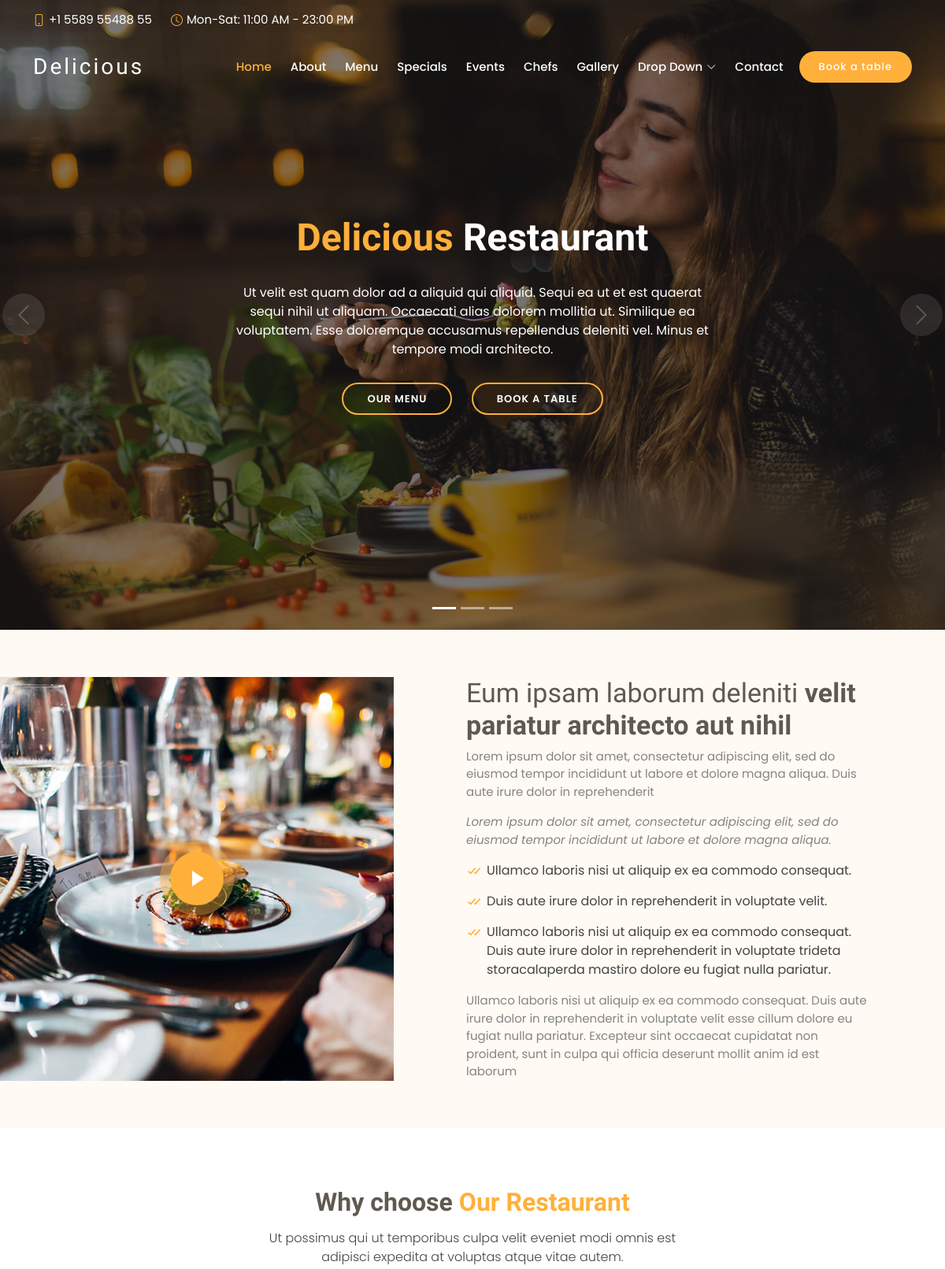
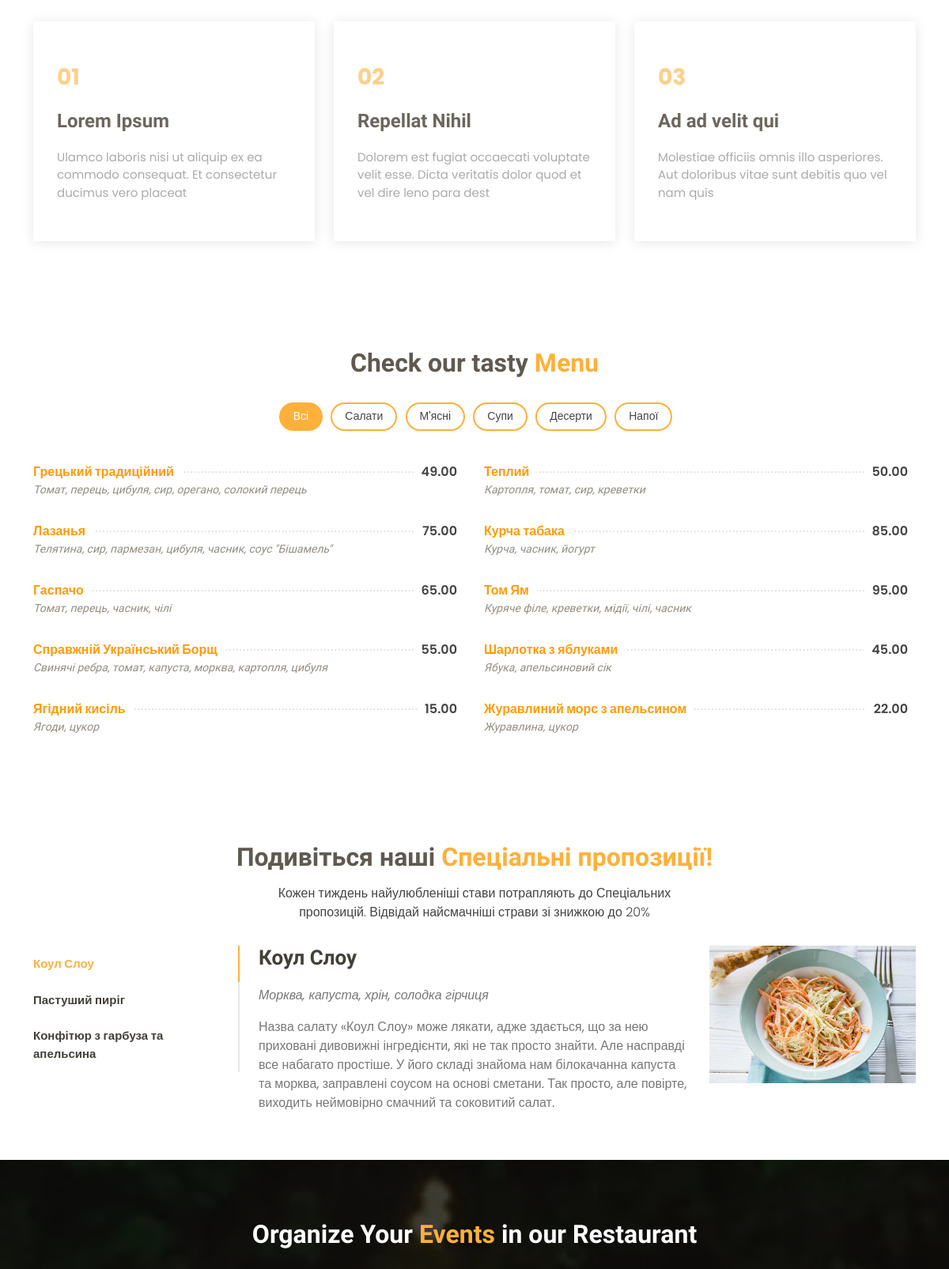
The page / (upper part) on the database its author committed (2 pictures, top to bottom).
### main/models.py (models this page shows, shortened)
class DishType(models.Model):
    dish_type_name = models.CharField(max_length=50, unique=True)
    dish_type_order = models.PositiveIntegerField(unique=True)
    dish_type_access = models.BooleanField(default=True)
    class Meta:
        verbose_name = "Категорії"
        ordering = ("dish_type_order", )

class Menu(models.Model):
    def get_file_name(self, filename):
        tmp = filename.strip().split('.')[-1]
        filename = f"{uuid.uuid4()}.{tmp}"
        return os.path.join('images/dishes/', filename)
    dish_name = models.CharField(max_length=50, unique=True)
    dish_type = models.ForeignKey(DishType, on_delete=models.CASCADE)
    dish_cost = models.DecimalField(max_digits=8, decimal_places=2)
    dish_ingredients = models.CharField(max_length=300)
    dish_access = models.BooleanField(default=True)
    dish_order = models.SmallIntegerField()
    dish_is_special = models.BooleanField(default=False)
    dish_image = models.ImageField(upload_to=get_file_name)
    dish_about = models.TextField(blank=True)
    class Meta:
        verbose_name = "Страви"
        ordering = ("dish_type", )

### main/views.py (the view)
# urls.py: path("", start),
def start(request):
    categories = DishType.objects.filter(dish_type_access=True)
    dishes = Menu.objects.filter(dish_is_special=False, dish_access=True)
    dishes_specials = Menu.objects.filter(dish_is_special=True, dish_access=True)
    return render(request, "main.html", context={
        "category": categories,
        "dishes": dishes,
        "special_dishes": dishes_specials,
    })

### main/templates/main.html (shortened to what this page needs)
{% extends "index.html" %}
{% block main_content %}
    {% include "carousel.html" %}
    <main id="main">
    <section id="about" class="about">
      <div class="container-fluid">
        <div class="row">
          <div class="col-lg-5 align-items-stretch video-box" style='background-image: url("assets/img/about.jpg");'>
            <a href="https://www.youtube.com/watch?v=jDDaplaOz7Q" class="venobox play-btn mb-4" data-vbtype="video" data-autoplay="true"></a>
          </div>
          <div class="col-lg-7 d-flex flex-column justify-content-center align-items-stretch">
            <div class="content">
              <h3>Eum ipsam laborum deleniti <strong>velit pariatur architecto aut nihil</strong></h3>
              <p>
                Lorem ipsum dolor sit amet, consectetur adipiscing elit, sed do eiusmod tempor incididunt ut labore et dolore magna aliqua. Duis aute irure dolor in reprehenderit
              </p>
              <p class="fst-italic">
                Lorem ipsum dolor sit amet, consectetur adipiscing elit, sed do eiusmod tempor incididunt ut labore et dolore
                magna aliqua.
              </p>
              <ul>
                <li><i class="bx bx-check-double"></i> Ullamco laboris nisi ut aliquip ex ea commodo consequat.</li>
                <li><i class="bx bx-check-double"></i> Duis aute irure dolor in reprehenderit in voluptate velit.</li>
                <li><i class="bx bx-check-double"></i> Ullamco laboris nisi ut aliquip ex ea commodo consequat. Duis aute irure dolor in reprehenderit in voluptate trideta storacalaperda mastiro dolore eu fugiat nulla pariatur.</li>
              </ul>
              <p>
                Ullamco laboris nisi ut aliquip ex ea commodo consequat. Duis aute irure dolor in reprehenderit in voluptate
                velit esse cillum dolore eu fugiat nulla pariatur. Excepteur sint occaecat cupidatat non proident, sunt in
                culpa qui officia deserunt mollit anim id est laborum
              </p>
            </div>
          </div>
        </div>
      </div>
    </section>
    <section id="why-us" class="why-us">
      <div class="container">
        <div class="section-title">
          <h2>Why choose <span>Our Restaurant</span></h2>
          <p>Ut possimus qui ut temporibus culpa velit eveniet modi omnis est adipisci expedita at voluptas atque vitae autem.</p>
        </div>
        <div class="row">
          <div class="col-lg-4">
            <div class="box">
              <span>01</span>
              <h4>Lorem Ipsum</h4>
              <p>Ulamco laboris nisi ut aliquip ex ea commodo consequat. Et consectetur ducimus vero placeat</p>
            </div>
          </div>
          <div class="col-lg-4 mt-4 mt-lg-0">
            <div class="box">
              <span>02</span>
              <h4>Repellat Nihil</h4>
              <p>Dolorem est fugiat occaecati voluptate velit esse. Dicta veritatis dolor quod et vel dire leno para dest</p>
            </div>
          </div>
          <div class="col-lg-4 mt-4 mt-lg-0">
            <div class="box">
              <span>03</span>
              <h4> Ad ad velit qui</h4>
              <p>Molestiae officiis omnis illo asperiores. Aut doloribus vitae sunt debitis quo vel nam quis</p>
            </div>
          </div>
        </div>
      </div>
    </section>
    {% include "menu.html" %}
    {% include "special.html" %}
    <section id="events" class="events">
      <div class="container">
        <div class="section-title">
          <h2>Organize Your <span>Events</span> in our Restaurant</h2>
        </div>
      </div>
    </section>
  </main>
{% endblock main_content %}

### templates/index.html (shortened to what this page needs)
{% load static %}
<!DOCTYPE html>
<html lang="en">
<head>
  <link href={% static "assets/vendor/animate.css/animate.min.css" %} rel="stylesheet">
  <link href={% static "assets/vendor/bootstrap/css/bootstrap.min.css" %} rel="stylesheet">
  <link href={% static "assets/vendor/bootstrap-icons/bootstrap-icons.css" %} rel="stylesheet">
  <link href={% static "assets/vendor/boxicons/css/boxicons.min.css" %} rel="stylesheet">
  <link href={% static "assets/vendor/glightbox/css/glightbox.min.css" %} rel="stylesheet">
  <link href={% static "assets/vendor/swiper/swiper-bundle.min.css" %} rel="stylesheet">
  <link href={% static "assets/css/style.css" %} rel="stylesheet">
</head>
<body>
  <section id="topbar" class="d-flex align-items-center fixed-top topbar-transparent">
    <div class="container-fluid container-xl d-flex align-items-center justify-content-center justify-content-lg-start">
      <i class="bi bi-phone d-flex align-items-center"><span>+1 5589 55488 55</span></i>
      <i class="bi bi-clock ms-4 d-none d-lg-flex align-items-center"><span>Mon-Sat: 11:00 AM - 23:00 PM</span></i>
    </div>
  </section>
  <header id="header" class="fixed-top d-flex align-items-center header-transparent">
    <div class="container-fluid container-xl d-flex align-items-center justify-content-between">
      <div class="logo me-auto">
        <h1><a href="index.html">Delicious</a></h1>
      </div>
      <nav id="navbar" class="navbar order-last order-lg-0">
        <ul>
          <li><a class="nav-link scrollto active" href="#hero">Home</a></li>
          <li><a class="nav-link scrollto" href="#about">About</a></li>
          <li><a class="nav-link scrollto" href="#menu">Menu</a></li>
          <li><a class="nav-link scrollto" href="#specials">Specials</a></li>
          <li><a class="nav-link scrollto" href="#events">Events</a></li>
          <li><a class="nav-link scrollto" href="#chefs">Chefs</a></li>
          <li><a class="nav-link scrollto" href="#gallery">Gallery</a></li>
          <li class="dropdown"><a href="#"><span>Drop Down</span> <i class="bi bi-chevron-down"></i></a>
          </li>
          <li><a class="nav-link scrollto" href="#contact">Contact</a></li>
        </ul>
      </nav>
      <a href="#book-a-table" class="book-a-table-btn scrollto">Book a table</a>
    </div>
  </header>
  {% block main_content %}
  {% endblock main_content %}
</body>
</html>

### main/templates/carousel.html (shortened to what this page needs)
  <section id="hero">
    <div class="hero-container">
      <div id="heroCarousel" data-bs-interval="5000" class="carousel slide carousel-fade" data-bs-ride="carousel">
        <ol class="carousel-indicators" id="hero-carousel-indicators"></ol>
        <div class="carousel-inner" role="listbox">
          <div class="carousel-item active" style="background-image: url(assets/img/slide/slide-1.jpg);">
            <div class="carousel-container">
              <div class="carousel-content">
                <h2 class="animate__animated animate__fadeInDown"><span>Delicious</span> Restaurant</h2>
                <p class="animate__animated animate__fadeInUp">Ut velit est quam dolor ad a aliquid qui aliquid. Sequi ea ut et est quaerat sequi nihil ut aliquam. Occaecati alias dolorem mollitia ut. Similique ea voluptatem. Esse doloremque accusamus repellendus deleniti vel. Minus et tempore modi architecto.</p>
                <div>
                  <a href="#menu" class="btn-menu animate__animated animate__fadeInUp scrollto">Our Menu</a>
                  <a href="#book-a-table" class="btn-book animate__animated animate__fadeInUp scrollto">Book a Table</a>
                </div>
              </div>
            </div>
          </div>
        </div>
        <a class="carousel-control-prev" href="#heroCarousel" role="button" data-bs-slide="prev">
          <span class="carousel-control-prev-icon bi bi-chevron-left" aria-hidden="true"></span>
        </a>
        <a class="carousel-control-next" href="#heroCarousel" role="button" data-bs-slide="next">
          <span class="carousel-control-next-icon bi bi-chevron-right" aria-hidden="true"></span>
        </a>
      </div>
    </div>
  </section>

### main/templates/menu.html
<section id="menu" class="menu">
    <div class="container">
        <div class="section-title">
            <h2>Check our tasty <span>Menu</span></h2>
        </div>
        <div class="row">
            <div class="col-lg-12 d-flex justify-content-center">
                <ul id="menu-flters">
                    <li data-filter="*" class="filter-active">Всі</li>
                    {% for item in category %}
                        <li data-filter=".filter-{{ item.pk }}">{{ item.dish_type_name }}</li>
                    {% endfor %}
                </ul>
            </div>
        </div>
        <div class="row menu-container">
            {% for item in dishes %}
            <div class="col-lg-6 menu-item filter-{{ item.dish_type.pk }}">
                <div class="menu-content">
                    <a href="#">{{ item.dish_name }}</a><span>{{ item.dish_cost }}</span>
                </div>
                <div class="menu-ingredients">
                    {{ item.dish_ingredients }}
                </div>
            </div>
            {% endfor %}
        </div>
    </div>
</section>

### main/templates/special.html (shortened to what this page needs)
<section id="specials" class="specials">
      <div class="container">
        <div class="section-title">
          <h2>Подивіться наші <span>Спеціальні пропозиції!</span></h2>
          <p>Кожен тиждень найулюбленіші стави потрапляють до Спеціальних пропозицій.
          Відвідай найсмачніші страви зі знижкою до 20%</p>
        </div>
        <div class="row">
          <div class="col-lg-3">
            <ul class="nav nav-tabs flex-column">
                {% for dish in special_dishes %}
                    {% if forloop.first %}
                        <li class="nav-item">
                            <a class="nav-link active show" data-bs-toggle="tab" href="#tab-{{ dish.pk }}">{{ dish.dish_name }}</a>
                        </li>
                    {% else %}
                        <li class="nav-item">
                            <a class="nav-link" data-bs-toggle="tab" href="#tab-{{ dish.pk }}">{{ dish.dish_name }}</a>
                        </li>
                    {% endif %}
                {% endfor %}
            </ul>
          </div>
          <div class="col-lg-9 mt-4 mt-lg-0">
            <div class="tab-content">
                {% for dish in special_dishes %}
                    {% if forloop.first %}
                        <div class="tab-pane active show" id="tab-{{ dish.pk }}">
                            <div class="row">
                              <div class="col-lg-8 details order-2 order-lg-1">
                                <h3>{{ dish.dish_name }}</h3>
                                <p class="fst-italic">{{ dish.dish_ingredients }}</p>
                                <p>{{ dish.dish_about }}</p>
                              </div>
                              <div class="col-lg-4 text-center order-1 order-lg-2">
                                <img src={{ dish.dish_image.url }} alt="" class="img-fluid">
                              </div>
                            </div>
                          </div>
                    {% endif %}
                {% endfor %}
            </div>
          </div>
        </div>
      </div>
    </section>

### rows shown on the page
DishType: dish_type_name "Салати"
DishType: dish_type_name "М'ясні"
DishType: dish_type_name "Супи"
DishType: dish_type_name "Десерти"
DishType: dish_type_name "Напої"
Menu: dish_name "Грецький традиційний", dish_cost "49.00", dish_ingredients "Томат, перець, цибуля, сир, орегано, солокий перець"
Menu: dish_name "Теплий", dish_cost "50.00", dish_ingredients "Картопля, томат, сир, креветки"
Menu: dish_name "Лазанья", dish_cost "75.00", dish_ingredients "Телятина, сир, пармезан, цибуля, часник, соус \"Бішамель\""
Menu: dish_name "Курча табака", dish_cost "85.00", dish_ingredients "Курча, часник, йогурт"
Menu: dish_name "Гаспачо", dish_cost "65.00", dish_ingredients "Томат, перець, часник, чілі"
Menu: dish_name "Том Ям", dish_cost "95.00", dish_ingredients "Куряче філе, креветки, мідії, чілі, часник"
Menu: dish_name "Справжній Український Борщ", dish_cost "55.00", dish_ingredients "Свинячі ребра, томат, капуста, морква, картопля, цибуля"
Menu: dish_name "Шарлотка з яблуками", dish_cost "45.00", dish_ingredients "Ябука, апельсиновий сік"
Menu: dish_name "Ягідний кисіль", dish_cost "15.00", dish_ingredients "Ягоди, цукор"
Menu: dish_name "Журавлиний морс з апельсином", dish_cost "22.00", dish_ingredients "Журавлина, цукор"
Menu: dish_name "Коул Слоу", dish_ingredients "Морква, капуста, хрін, солодка гірчиця", dish_about "Назва салату «Коул Слоу» може лякати, адже здається, що за нею приховані дивовижні інгредієнти, які не так просто знайти. Але насправді все набагато простіше. У його складі знайома нам білокачанна капуста та морква, заправлені соусом на основі сметани. Так просто, але повірте, виходить неймовірно смачний та соковитий салат.", dish_image (picture)
Menu: dish_name "Пастуший пиріг"
Menu: dish_name "Конфітюр з гарбуза та апельсина"
